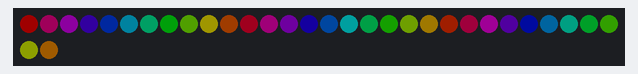
The sketch below on a simulated ATtiny85, built with avr-gcc and run on an emulated ATtiny85. Shown: 32 RGB LEDs in strip order, left to right, continuing on the next row. Dim RGB values are drawn brighter than linear.

Above: at 0.05 s.
At 0.89 s:
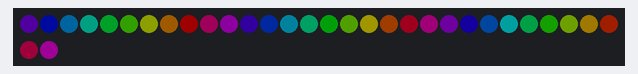
At 1.31 s:
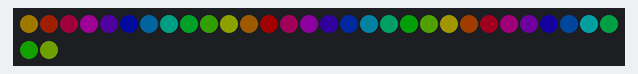
At 1.83 s:
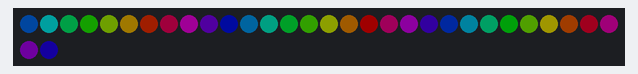
At 2.77 s:
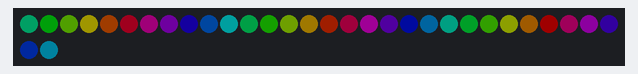
At 3.71 s:
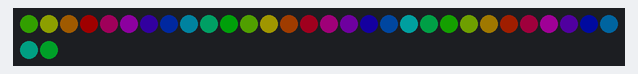

The sketch:

color_wave.ino
```cpp
/**
 *
 */
#include "Ytani_NeoPixel.h"

const uint8_t PIN_PIXEL        = 4;
const uint8_t PIXELS_N         = 32;
const int     BRIGHTNESS       = 32;  // 1-255
const int     HUE_STEP         = 0x1800;

const unsigned long LOOP_DELAY = 100;  // ms

Ytani_NeoPixel pixels(PIXELS_N, PIN_PIXEL);

/**
 *
 */
void set_colorHSV_and_show(uint32_t hue0, uint32_t hue_step,
                           unsigned long delay_msec=0) {
  for (int i=0; i < PIXELS_N; i++) {
    uint32_t col = pixels.colorHSV(hue0, 255, BRIGHTNESS);
    pixels.setColor(i, col);

    hue0 -= HUE_STEP;

    if ( delay_msec > 0 ) {
      pixels.show();
      delay(delay_msec);
    }
  } // for(i)

  if (delay_msec == 0) {
    pixels.show();
  }
} // set_colorHSV_and_show()

/**
 *
 */
void setup() {
  pixels.clear();
  pixels.show();
} // setup()

/**
 *
 */
void loop() {
  static uint32_t hue = 0;

  set_colorHSV_and_show(hue, HUE_STEP);
  hue = (hue + HUE_STEP) % 0x10000;

  delay(LOOP_DELAY);
} // loop()
```

Ytani_NeoPixel.h
```cpp
// (licence header left out)
#ifndef YTANI_NEOPIXEL_H
#define YTANI_NEOPIXEL_H

#include <Adafruit_NeoPixel.h>

/**
 *
 */
class Ytani_NeoPixel {
public:
  Ytani_NeoPixel(uint8_t n, uint8_t pin) {
    this->_pixels = Adafruit_NeoPixel(n, pin, NEO_GRB + NEO_KHZ800);
    this->_pixels.begin();
    this->_pixels.setBrightness(255);
  }

  void clear() {
    this->_pixels.clear();
  }

  void show() {
    this->_pixels.show();
  }

  void setColor(int i, uint32_t col) {
    this->_pixels.setPixelColor(i, col);
  }

  void setColor(int i, uint8_t r, uint8_t g, uint8_t b) {
    this->_pixels.setPixelColor(i, r, g, b);
  }

  uint32_t getColor(int i) {
    return this->_pixels.getPixelColor(i);
  }

  uint32_t color(uint8_t r, uint8_t g, uint8_t b) {
    return this->_pixels.Color(r, g, b);
  }

  /**
   * @param hue 0-65535(0xffff)
   * @param sat 0-255
   * @param val 0-255
   */
  uint32_t colorHSV(uint16_t hue, uint8_t sat, uint8_t val) {
    return this->_pixels.ColorHSV(hue, sat, val);
  }

private:
  Adafruit_NeoPixel _pixels;
  uint8_t pixels_n = 0;
  uint8_t pin;
};
#endif // YTANI_NEOPIXEL_H
```

Measured:
- by itself, everything shown: repeats every 3.3 s, in 32 steps
